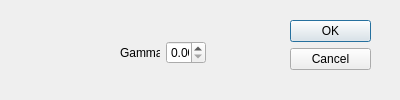
<?xml version="1.0" encoding="UTF-8"?>
<ui version="4.0">
 <class>Dialog</class>
 <widget class="QDialog" name="Dialog">
  <property name="geometry">
   <rect>
    <x>0</x>
    <y>0</y>
    <width>400</width>
    <height>100</height>
   </rect>
  </property>
  <property name="sizePolicy">
   <sizepolicy hsizetype="Fixed" vsizetype="Fixed">
    <horstretch>0</horstretch>
    <verstretch>0</verstretch>
   </sizepolicy>
  </property>
  <property name="minimumSize">
   <size>
    <width>400</width>
    <height>100</height>
   </size>
  </property>
  <property name="maximumSize">
   <size>
    <width>400</width>
    <height>100</height>
   </size>
  </property>
  <property name="windowTitle">
   <string>Enter Gamma</string>
  </property>
  <widget class="QDialogButtonBox" name="buttonBox">
   <property name="geometry">
    <rect>
     <x>290</x>
     <y>20</y>
     <width>81</width>
     <height>241</height>
    </rect>
   </property>
   <property name="orientation">
    <enum>Qt::Vertical</enum>
   </property>
   <property name="standardButtons">
    <set>QDialogButtonBox::Cancel|QDialogButtonBox::Ok</set>
   </property>
  </widget>
  <widget class="QWidget" name="">
   <property name="geometry">
    <rect>
     <x>120</x>
     <y>40</y>
     <width>86</width>
     <height>25</height>
    </rect>
   </property>
   <layout class="QGridLayout" name="gridLayout">
    <item row="0" column="0">
     <widget class="QLabel" name="label">
      <property name="text">
       <string>Gamma</string>
      </property>
     </widget>
    </item>
    <item row="0" column="1">
     <widget class="QDoubleSpinBox" name="doubleSpinBox_gamma"/>
    </item>
   </layout>
  </widget>
 </widget>
 <resources/>
 <connections>
  <connection>
   <sender>buttonBox</sender>
   <signal>accepted()</signal>
   <receiver>Dialog</receiver>
   <slot>accept()</slot>
   <hints>
    <hint type="sourcelabel">
     <x>248</x>
     <y>254</y>
    </hint>
    <hint type="destinationlabel">
     <x>157</x>
     <y>274</y>
    </hint>
   </hints>
  </connection>
  <connection>
   <sender>buttonBox</sender>
   <signal>rejected()</signal>
   <receiver>Dialog</receiver>
   <slot>reject()</slot>
   <hints>
    <hint type="sourcelabel">
     <x>316</x>
     <y>260</y>
    </hint>
    <hint type="destinationlabel">
     <x>286</x>
     <y>274</y>
    </hint>
   </hints>
  </connection>
 </connections>
</ui>
